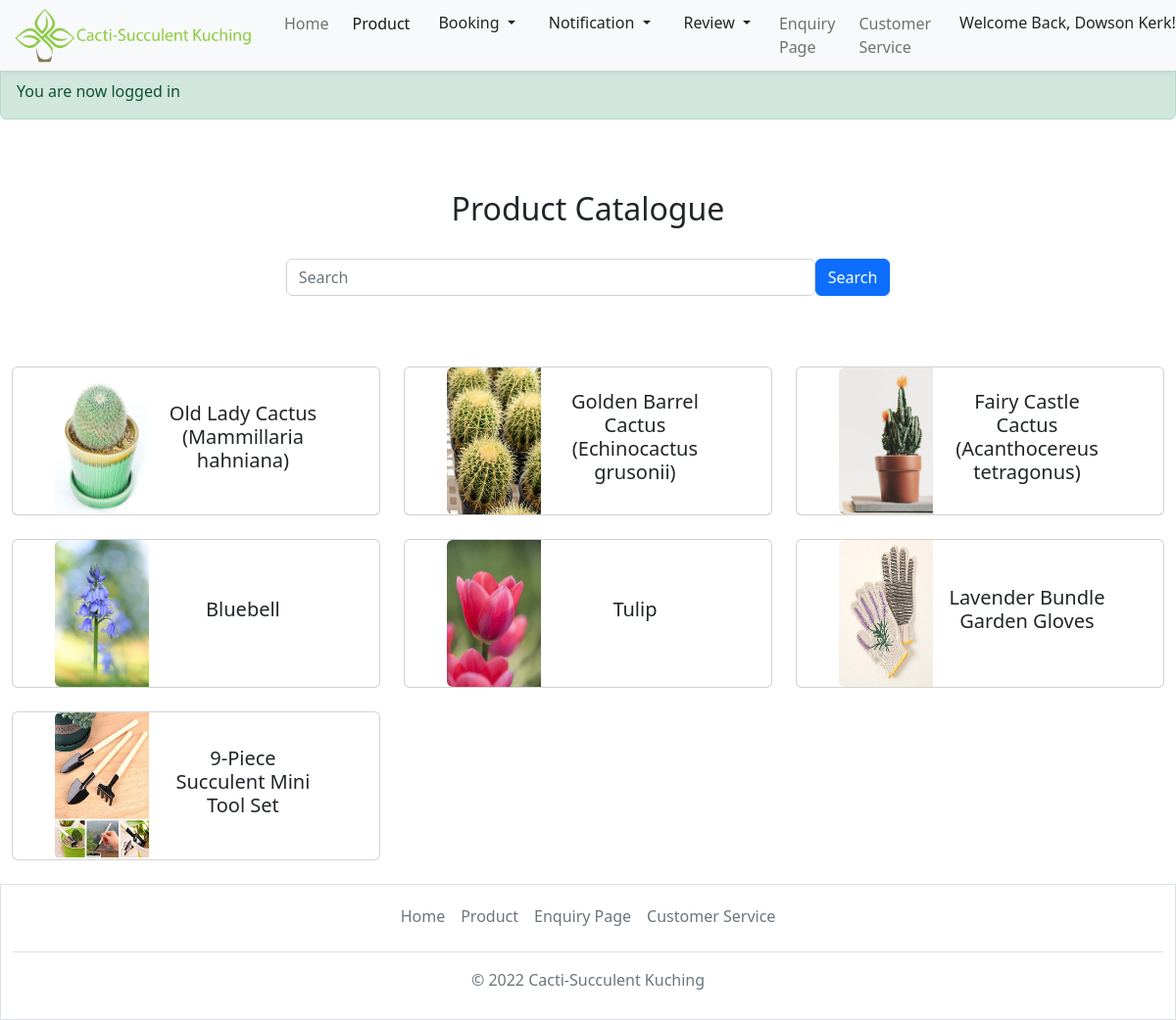
Page /productcatalogue.php (signed in) on the committed database.
### tables this page shows
CREATE TABLE `tblproductcatalogue` (
  `stockId` varchar(15) NOT NULL,
  `stockName` varchar(50) DEFAULT NULL,
  `stockDetail` varchar(500) DEFAULT NULL,
  `stockType` varchar(50) DEFAULT NULL,
  `stockPicture` varchar(100) DEFAULT NULL,
  `stockPrice` varchar(10) DEFAULT NULL,
  `stockQuantity` varchar(10) DEFAULT NULL,
  `stockStatus` char(1) DEFAULT NULL
);

### productcatalogue.php (the view, shortened to what this page needs)
<?php
    include('Account.php');
?>
<!doctype html>
<html lang="en">
    <head>
        <link rel="stylesheet" href="styles\homepage.css">
        <link href="https://cdn.jsdelivr.net/npm/bootstrap@5.2.2/dist/css/bootstrap.min.css" rel="stylesheet">
    </head>
<body>
<nav class="navbar navbar-expand-lg">
    <div class="container-fluid fixed-top shadow-sm bg-light">
        <a class="navbar-brand" href="home.php">
            <img src="images\logo.png" alt="logo" style="width:250px;" class="rounded-pill">
        </a>
        <div class="collapse navbar-collapse justify-content-end" id="collapsibleNavbar">
            <ul class="navbar-nav">
                <li class="nav-item p-1">
                    <a class="nav-link" href="home.php">Home</a>
                </li>
                <li class="nav-item p-1">
                    <a class="nav-link active" href="productcatalogue.php">Product</a>
                </li>
                <li class="nav-item p-1">
                    <div class="dropdown">
                        <button class="btn dropdown-toggle" type="button" data-bs-toggle="dropdown" aria-expanded="false">
                             Booking
                        </button>
                    </div>
                </li>
                <li class="nav-item p-1">
                    <div class="dropdown" >
                        <button class="btn dropdown-toggle" type="button" data-bs-toggle="dropdown" data-bs-auto-close="false" aria-expanded="false">
                             Notification
                        </button>
                    </div>
                </li>
                <li class="nav-item p-1">
                    <div class="dropdown">
                        <button class="btn dropdown-toggle" type="button" data-bs-toggle="dropdown" aria-expanded="false">
                             Review
                        </button>
                    </div>
                </li>
                <li class="nav-item p-1">
                <a class="nav-link" href="enquiryPage.php">Enquiry Page</a>
                </li>
                <li class="nav-item p-1">
                    <a class="nav-link" href="customerservice.php">Customer Service</a>
                </li>
                <li class="nav-item p-1">
                    <div class="dropdown">
                        <button class="btn dropdown-toggle" type="button" data-bs-toggle="dropdown" aria-expanded="false">
                             Welcome Back, <?php echo $_SESSION['user']['username']; ?>!
                        </button>
                    </div>
                </li>
            </ul>
        </div>
    </div>
</nav>
<?php if (isset($_SESSION['success'])) : ?>
<br>
<br>
<div class="alert alert-success" style=" margin:0;" role="alert">
        <div class="error success">
                <?php
                    echo $_SESSION['success'];
                ?>
        </div>
</div>
<?php endif ?>
<br><br><br>
    <div class="row mx-auto my-auto">
        <div class="col">
            <h2 class="text-center">Product Catalogue</h2>
        </div>
    </div>
    <br>
    <form  action="search.php" method="POST">
        <div class="d-flex justify-content-center mx-auto">
            <div class="form-outline" style="width: 45%;">
                <input type="text" name="search" class="form-control" placeholder="Search">
            </div>
            <button type="submit" name="submit-search" class="btn btn-primary">Search</button>
        </div>
    </form>
    <br><br><br>
<div class="row col-12 mx-auto">
    <?php
        $query = "SELECT * FROM tblproductcatalogue";
        $query_run = mysqli_query($con, $query);
        if(mysqli_num_rows($query_run) > 0)
        {
            foreach($query_run as $productcatalogue)
            {
        ?>
<div class="col-4">
<div class="card mb-4">
    <div class="row col-10 mx-auto">
            <a class="text-decoration-none text-dark" href="productdetail.php?title=<?=$productcatalogue['stockId']; ?>">
                <div class="row g-0">
                    <div class="col-md-4">
                        <img src="admin\uploadedimage\<?php echo $productcatalogue['stockPicture']?>" class="img-fluid rounded-start" style="height: 150px;width: 150px;" alt="picture">
                    </div>
                    <div class="col-md-8 my-auto">
                        <div class="card-body">
                            <h5 class="card-title text-center"><?php echo $productcatalogue['stockName']?></h5>
                        </div>
                    </div>
                </div>
            </a>
    </div>
</div>
</div>
            <?php
                }
            }
            ?>
</div>
<div class="container-fluid border" style="width: 100%;">
  <footer class="py-1 my-2 ">
  <ul class="nav justify-content-center border-bottom pb-3 mb-3">
      <li class="nav-item"><a href="home.php" class="nav-link px-2 text-muted">Home</a></li>
      <li class="nav-item"><a href="productcatalogue.php" class="nav-link px-2 text-muted">Product</a></li>
      <li class="nav-item"><a href="enquiryPage.php" class="nav-link px-2 text-muted">Enquiry Page</a></li>
      <li class="nav-item"><a href="customerservice.php" class="nav-link px-2 text-muted">Customer Service</a></li>
    </ul>
    <p class="text-center text-muted">© 2022 Cacti-Succulent Kuching</p>
  </footer>
</div>
</body>
</html>

### rows in the picture
tblproductcatalogue: stockPicture (picture), stockName "Old Lady Cactus (Mammillaria hahniana)"
tblproductcatalogue: stockPicture (picture), stockName "Golden Barrel Cactus (Echinocactus grusonii)"
tblproductcatalogue: stockPicture (picture), stockName "Fairy Castle Cactus (Acanthocereus tetragonus)"
tblproductcatalogue: stockPicture (picture), stockName "Bluebell"
tblproductcatalogue: stockPicture (picture), stockName "Tulip"
tblproductcatalogue: stockPicture (picture), stockName "Lavender Bundle Garden Gloves"
tblproductcatalogue: stockPicture (picture), stockName "9-Piece Succulent Mini Tool Set"

### other values in the picture
$_SESSION['user']['username'] "Dowson Kerk"
$_SESSION['success'] "You are now logged in"
